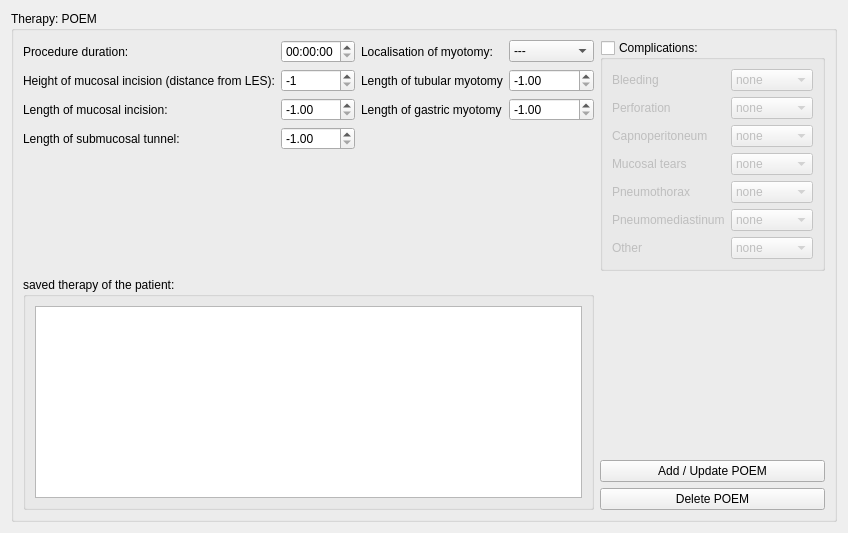
          <widget class="QWidget" name="peom">
           <layout class="QGridLayout" name="gridLayout_51">
            <item row="0" column="0">
             <widget class="QGroupBox" name="groupBox_24">
              <property name="title">
               <string>Therapy: POEM</string>
              </property>
              <layout class="QGridLayout" name="gridLayout_35">
               <item row="0" column="0">
                <layout class="QGridLayout" name="gridLayout_59">
                 <item row="5" column="0">
                  <widget class="QLabel" name="label_69">
                   <property name="text">
                    <string>Length of submucosal tunnel:</string>
                   </property>
                  </widget>
                 </item>
                 <item row="0" column="2">
                  <widget class="QLabel" name="label_70">
                   <property name="text">
                    <string>Localisation of myotomy:</string>
                   </property>
                  </widget>
                 </item>
                 <item row="2" column="2">
                  <widget class="QLabel" name="label_72">
                   <property name="text">
                    <string>Length of tubular myotomy</string>
                   </property>
                  </widget>
                 </item>
                 <item row="5" column="1">
                  <widget class="QDoubleSpinBox" name="peom_tunnel_length_spin">
                   <property name="minimum">
                    <double>-1.000000000000000</double>
                   </property>
                   <property name="maximum">
                    <double>25.000000000000000</double>
                   </property>
                   <property name="value">
                    <double>-1.000000000000000</double>
                   </property>
                  </widget>
                 </item>
                 <item row="2" column="1">
                  <widget class="QSpinBox" name="peom_incision_height_spin">
                   <property name="minimum">
                    <number>-1</number>
                   </property>
                   <property name="maximum">
                    <number>40</number>
                   </property>
                   <property name="value">
                    <number>-1</number>
                   </property>
                  </widget>
                 </item>
                 <item row="4" column="2">
                  <widget class="QLabel" name="peom_gastric_myotomy_length_spin">
                   <property name="text">
                    <string>Length of gastric myotomy</string>
                   </property>
                  </widget>
                 </item>
                 <item row="2" column="3">
                  <widget class="QDoubleSpinBox" name="peom_tubular_myotomy_length_spin">
                   <property name="minimum">
                    <double>-1.000000000000000</double>
                   </property>
                   <property name="maximum">
                    <double>25.000000000000000</double>
                   </property>
                   <property name="value">
                    <double>-1.000000000000000</double>
                   </property>
                  </widget>
                 </item>
                 <item row="4" column="0">
                  <widget class="QLabel" name="label_62">
                   <property name="text">
                    <string>Length of mucosal incision:</string>
                   </property>
                  </widget>
                 </item>
                 <item row="0" column="1">
                  <widget class="QTimeEdit" name="poem_duration_time">
                   <property name="maximumTime">
                    <time>
                     <hour>3</hour>
                     <minute>0</minute>
                     <second>0</second>
                    </time>
                   </property>
                  </widget>
                 </item>
                 <item row="2" column="0">
                  <widget class="QLabel" name="label_67">
                   <property name="text">
                    <string>Height of mucosal incision (distance from LES):</string>
                   </property>
                  </widget>
                 </item>
                 <item row="0" column="0">
                  <widget class="QLabel" name="label_64">
                   <property name="text">
                    <string>Procedure duration:</string>
                   </property>
                  </widget>
                 </item>
                 <item row="4" column="1">
                  <widget class="QDoubleSpinBox" name="peom_incision_leght_spin">
                   <property name="minimum">
                    <double>-1.000000000000000</double>
                   </property>
                   <property name="maximum">
                    <double>5.000000000000000</double>
                   </property>
                   <property name="singleStep">
                    <double>0.000000000000000</double>
                   </property>
                   <property name="value">
                    <double>-1.000000000000000</double>
                   </property>
                  </widget>
                 </item>
                 <item row="4" column="3">
                  <widget class="QDoubleSpinBox" name="doubleSpinBox_6">
                   <property name="minimum">
                    <double>-1.000000000000000</double>
                   </property>
                   <property name="maximum">
                    <double>5.000000000000000</double>
                   </property>
                   <property name="value">
                    <double>-1.000000000000000</double>
                   </property>
                  </widget>
                 </item>
                 <item row="6" column="2">
                  <spacer name="verticalSpacer_18">
                   <property name="orientation">
                    <enum>Qt::Vertical</enum>
                   </property>
                   <property name="sizeHint" stdset="0">
                    <size>
                     <width>20</width>
                     <height>40</height>
                    </size>
                   </property>
                  </spacer>
                 </item>
                 <item row="0" column="3">
                  <widget class="QComboBox" name="peom_localisation_dropdown">
                   <item>
                    <property name="text">
                     <string>---</string>
                    </property>
                   </item>
                   <item>
                    <property name="text">
                     <string>1 o'clock</string>
                    </property>
                   </item>
                   <item>
                    <property name="text">
                     <string>2 o'clock</string>
                    </property>
                   </item>
                   <item>
                    <property name="text">
                     <string>3 o'clock</string>
                    </property>
                   </item>
                   <item>
                    <property name="text">
                     <string>4 o'clock</string>
                    </property>
                   </item>
                   <item>
                    <property name="text">
                     <string>5 o'clock</string>
                    </property>
                   </item>
                   <item>
                    <property name="text">
                     <string>6 o'clock</string>
                    </property>
                   </item>
                   <item>
                    <property name="text">
                     <string>7 o'clock</string>
                    </property>
                   </item>
                   <item>
                    <property name="text">
                     <string>8 o'clock</string>
                    </property>
                   </item>
                   <item>
                    <property name="text">
                     <string>9 o'clock</string>
                    </property>
                   </item>
                   <item>
                    <property name="text">
                     <string>10 o'clock</string>
                    </property>
                   </item>
                   <item>
                    <property name="text">
                     <string>11 o'clock</string>
                    </property>
                   </item>
                   <item>
                    <property name="text">
                     <string>12 o'clock</string>
                    </property>
                   </item>
                  </widget>
                 </item>
                </layout>
               </item>
               <item row="0" column="1">
                <widget class="QGroupBox" name="peom_complications">
                 <property name="title">
                  <string>Complications:</string>
                 </property>
                 <property name="checkable">
                  <bool>true</bool>
                 </property>
                 <property name="checked">
                  <bool>false</bool>
                 </property>
                 <layout class="QGridLayout" name="gridLayout_72">
                  <item row="0" column="1">
                   <widget class="QComboBox" name="comboBox_51">
                    <property name="enabled">
                     <bool>false</bool>
                    </property>
                    <item>
                     <property name="text">
                      <string>none</string>
                     </property>
                    </item>
                    <item>
                     <property name="text">
                      <string>mild</string>
                     </property>
                    </item>
                    <item>
                     <property name="text">
                      <string>moderate</string>
                     </property>
                    </item>
                    <item>
                     <property name="text">
                      <string>servere</string>
                     </property>
                    </item>
                   </widget>
                  </item>
                  <item row="1" column="1">
                   <widget class="QComboBox" name="comboBox_52">
                    <property name="enabled">
                     <bool>false</bool>
                    </property>
                    <item>
                     <property name="text">
                      <string>none</string>
                     </property>
                    </item>
                    <item>
                     <property name="text">
                      <string>mild</string>
                     </property>
                    </item>
                    <item>
                     <property name="text">
                      <string>moderate</string>
                     </property>
                    </item>
                    <item>
                     <property name="text">
                      <string>severe</string>
                     </property>
                    </item>
                   </widget>
                  </item>
                  <item row="4" column="0">
                   <widget class="QLabel" name="label_118">
                    <property name="text">
                     <string>Pneumothorax</string>
                    </property>
                   </widget>
                  </item>
                  <item row="3" column="1">
                   <widget class="QComboBox" name="comboBox_53">
                    <property name="enabled">
                     <bool>false</bool>
                    </property>
                    <item>
                     <property name="text">
                      <string>none</string>
                     </property>
                    </item>
                    <item>
                     <property name="text">
                      <string>mild</string>
                     </property>
                    </item>
                    <item>
                     <property name="text">
                      <string>moderate</string>
                     </property>
                    </item>
                    <item>
                     <property name="text">
                      <string>severe</string>
                     </property>
                    </item>
                   </widget>
                  </item>
                  <item row="2" column="1">
                   <widget class="QComboBox" name="comboBox_54">
                    <property name="enabled">
                     <bool>false</bool>
                    </property>
                    <item>
                     <property name="text">
                      <string>none</string>
                     </property>
                    </item>
                    <item>
                     <property name="text">
                      <string>mild</string>
                     </property>
                    </item>
                    <item>
                     <property name="text">
                      <string>moderate</string>
                     </property>
                    </item>
                    <item>
                     <property name="text">
                      <string>severe</string>
                     </property>
                    </item>
                   </widget>
                  </item>
                  <item row="0" column="0">
                   <widget class="QLabel" name="label_121">
                    <property name="text">
                     <string>Bleeding</string>
                    </property>
                   </widget>
                  </item>
                  <item row="2" column="0">
                   <widget class="QLabel" name="label_122">
                    <property name="text">
                     <string>Capnoperitoneum</string>
                    </property>
                   </widget>
                  </item>
                  <item row="6" column="0">
                   <widget class="QLabel" name="label_123">
                    <property name="text">
                     <string>Other</string>
                    </property>
                   </widget>
                  </item>
                  <item row="1" column="0">
                   <widget class="QLabel" name="label_124">
                    <property name="text">
                     <string>Perforation</string>
                    </property>
                   </widget>
                  </item>
                  <item row="3" column="0">
                   <widget class="QLabel" name="label_125">
                    <property name="text">
                     <string>Mucosal tears</string>
                    </property>
                   </widget>
                  </item>
                  <item row="5" column="0">
                   <widget class="QLabel" name="label_126">
                    <property name="text">
                     <string>Pneumomediastinum</string>
                    </property>
                   </widget>
                  </item>
                  <item row="4" column="1">
                   <widget class="QComboBox" name="comboBox_55">
                    <property name="enabled">
                     <bool>false</bool>
                    </property>
                    <item>
                     <property name="text">
                      <string>none</string>
                     </property>
                    </item>
                    <item>
                     <property name="text">
                      <string>mild</string>
                     </property>
                    </item>
                    <item>
                     <property name="text">
                      <string>moderate</string>
                     </property>
                    </item>
                    <item>
                     <property name="text">
                      <string>severe</string>
                     </property>
                    </item>
                   </widget>
                  </item>
                  <item row="5" column="1">
                   <widget class="QComboBox" name="comboBox_56">
                    <property name="enabled">
                     <bool>false</bool>
                    </property>
                    <item>
                     <property name="text">
                      <string>none</string>
                     </property>
                    </item>
                    <item>
                     <property name="text">
                      <string>mild</string>
                     </property>
                    </item>
                    <item>
                     <property name="text">
                      <string>moderate</string>
                     </property>
                    </item>
                    <item>
                     <property name="text">
                      <string>severe</string>
                     </property>
                    </item>
                   </widget>
                  </item>
                  <item row="6" column="1">
                   <widget class="QComboBox" name="comboBox_57">
                    <property name="enabled">
                     <bool>false</bool>
                    </property>
                    <item>
                     <property name="text">
                      <string>none</string>
                     </property>
                    </item>
                    <item>
                     <property name="text">
                      <string>mild</string>
                     </property>
                    </item>
                    <item>
                     <property name="text">
                      <string>moderate</string>
                     </property>
                    </item>
                    <item>
                     <property name="text">
                      <string>severe</string>
                     </property>
                    </item>
                   </widget>
                  </item>
                 </layout>
                </widget>
               </item>
               <item row="1" column="0">
                <widget class="QGroupBox" name="groupBox_19">
                 <property name="title">
                  <string>saved therapy of the patient:</string>
                 </property>
                 <layout class="QGridLayout" name="gridLayout_57">
                  <item row="0" column="0">
                   <widget class="QTextEdit" name="poem_text">
                    <property name="readOnly">
                     <bool>true</bool>
                    </property>
                   </widget>
                  </item>
                 </layout>
                </widget>
               </item>
               <item row="1" column="1">
                <layout class="QVBoxLayout" name="verticalLayout_7">
                 <item>
                  <spacer name="verticalSpacer_8">
                   <property name="orientation">
                    <enum>Qt::Vertical</enum>
                   </property>
                   <property name="sizeHint" stdset="0">
                    <size>
                     <width>20</width>
                     <height>40</height>
                    </size>
                   </property>
                  </spacer>
                 </item>
                 <item>
                  <widget class="QPushButton" name="add_poem_button">
                   <property name="text">
                    <string>Add / Update POEM</string>
                   </property>
                  </widget>
                 </item>
                 <item>
                  <widget class="QPushButton" name="delete_poem_button">
                   <property name="text">
                    <string>Delete POEM</string>
                   </property>
                  </widget>
                 </item>
                </layout>
               </item>
              </layout>
             </widget>
            </item>
           </layout>
          </widget>
